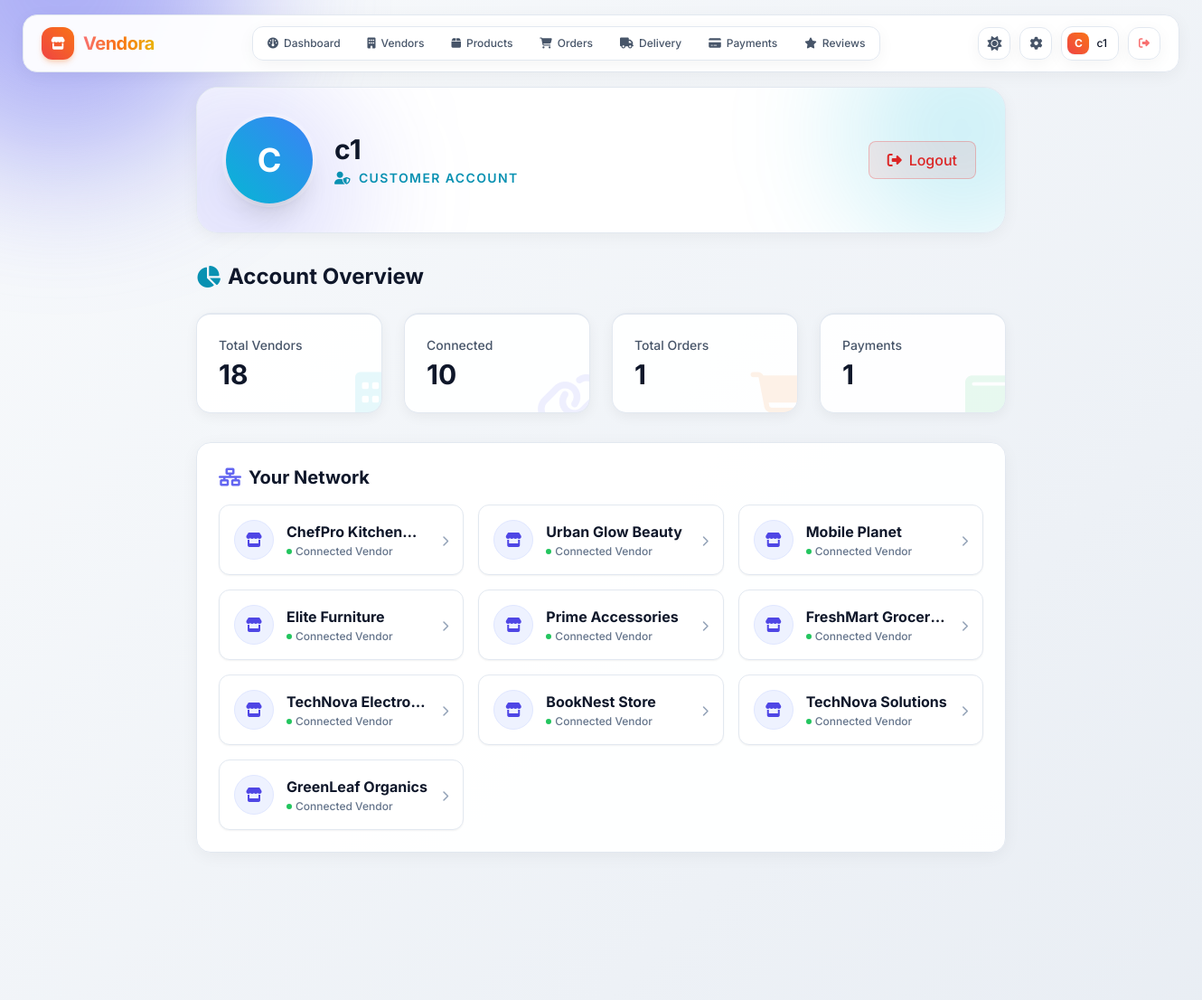
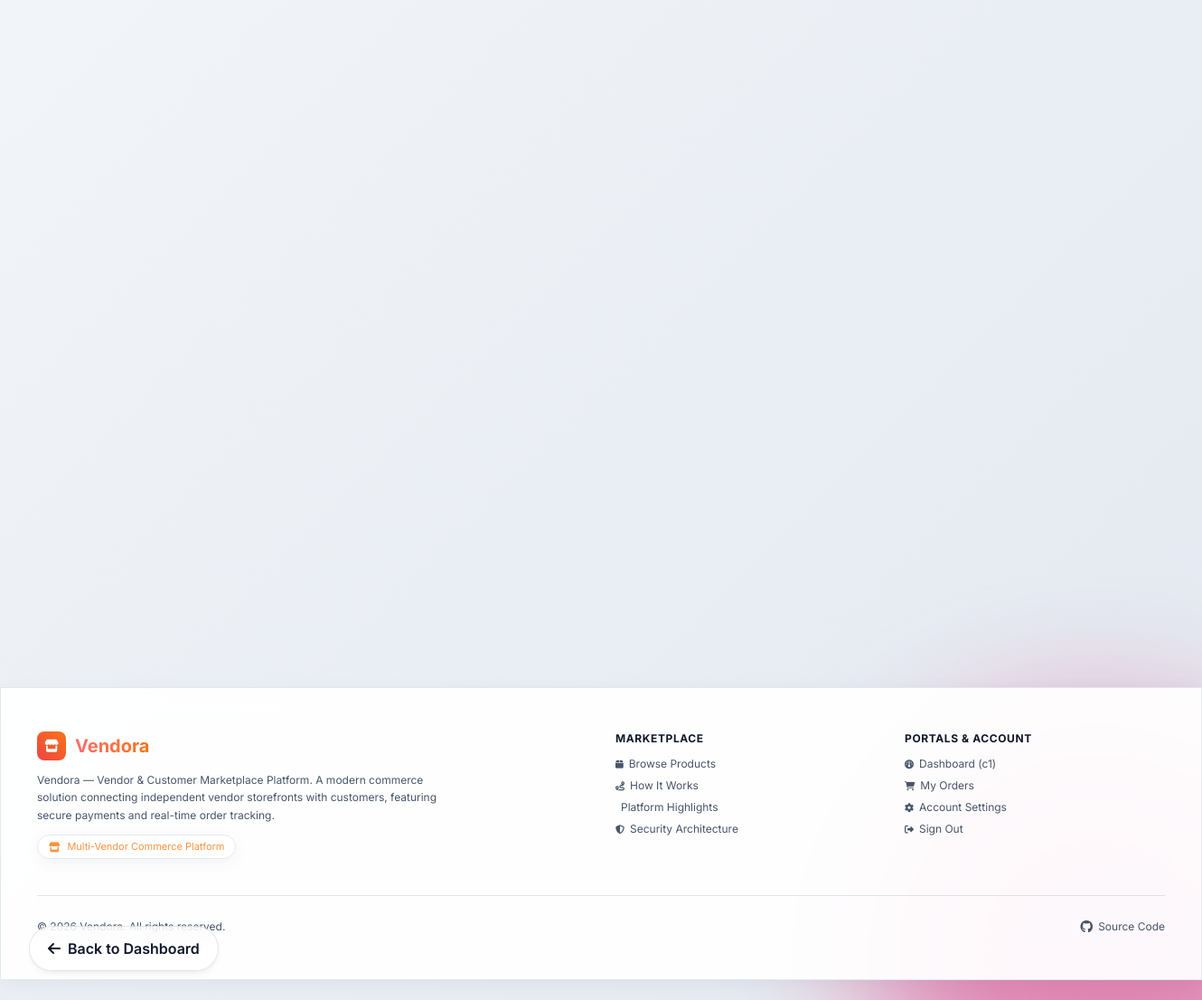
Screenshot of /profile (signed in) with the database file from the repository (2 pictures, top to bottom).
### tables this page shows
CREATE TABLE connections(
    id INTEGER PRIMARY KEY AUTOINCREMENT,
    customer TEXT,
    vendor TEXT
);

### app.py (the view)
@app.route('/profile')
@login_required
def profile():
    conn = get_db()
    role = session['role']
    if role == "vendor":
        total_customers = conn.execute(
            "SELECT COUNT(*) FROM connections WHERE vendor=?",
            (session['user'],)
        ).fetchone()[0]
        connected_customers = conn.execute(
            "SELECT customer FROM connections WHERE vendor=? ORDER BY id DESC",
            (session['user'],)
        ).fetchall()
        total_orders = conn.execute(
            "SELECT COUNT(*) FROM orders WHERE vendor=?",
            (session['user'],)
        ).fetchone()[0]
        total_reviews = conn.execute(
            "SELECT COUNT(*) FROM reviews WHERE vendor=?",
            (session['user'],)
        ).fetchone()[0]
        return render_template(
            'vendor_profile.html',
            total_customers=total_customers,
            total_orders=total_orders,
            connected_customers=connected_customers,
            total_reviews=total_reviews
        )
    else:
        total_vendors = conn.execute(
            "SELECT COUNT(*) FROM users WHERE role='vendor'"
        ).fetchone()[0]
        connected_vendors = conn.execute(
            "SELECT vendor FROM connections WHERE customer=? ORDER BY id DESC",
            (session['user'],)
        ).fetchall()
        total_orders = conn.execute(
            "SELECT COUNT(*) FROM orders WHERE customer=?",
            (session['user'],)
        ).fetchone()[0]
        total_payments = conn.execute(
            "SELECT COUNT(*) FROM payments WHERE customer=?",
            (session['user'],)
        ).fetchone()[0]
        return render_template(
            'customer_profile.html',
            total_vendors=total_vendors,
            total_orders=total_orders,
            connected_vendors=connected_vendors,
            total_payments=total_payments
        )

### app.py (called while the page is built)
def get_db():
    conn = sqlite3.connect(DB_PATH)
    conn.row_factory = sqlite3.Row
    return conn

def login_required(f):
    @wraps(f)
    def decorated_function(*args, **kwargs):
        if 'user' not in session:
            return redirect('/login')
        return f(*args, **kwargs)
    return decorated_function

### templates/customer_profile.html (shortened to what this page needs)
{% extends "base.html" %}
{% block content %}
<div class="fade-in max-w-4xl mx-auto">
    <div class="glass-panel rounded-3xl p-8 mb-8 relative overflow-hidden">
        <div class="absolute -right-20 -top-20 w-64 h-64 bg-cyan-500/20 rounded-full blur-3xl z-0"></div>
        <div class="absolute -left-20 -bottom-20 w-64 h-64 bg-indigo-500/20 rounded-full blur-3xl z-0"></div>
        <div class="relative z-10 flex flex-col sm:flex-row items-center gap-6">
            <div class="w-24 h-24 rounded-full bg-gradient-to-tr from-cyan-500 to-blue-500 flex items-center justify-center text-4xl font-bold text-white shadow-xl ring-4 ring-white/20">
                {{ session['user'][0]|upper }}
            </div>
            <div class="text-center sm:text-left">
                <h1 class="text-3xl font-bold text-slate-900 dark:text-white mb-1">{{ session['user'] }}</h1>
                <div class="text-cyan-600 dark:text-cyan-400 font-semibold uppercase tracking-widest text-sm flex items-center justify-center sm:justify-start gap-2">
                    <i class="fa-solid fa-user-shield"></i> Customer Account
                </div>
            </div>
            <div class="sm:ml-auto">
                <a href="/logout" class="bg-red-500/10 hover:bg-red-500/20 text-red-600 dark:text-red-400 border border-red-500/30 px-5 py-2 rounded-lg font-medium transition-colors flex items-center gap-2">
                    <i class="fa-solid fa-right-from-bracket"></i> Logout
                </a>
            </div>
        </div>
    </div>
    <h2 class="text-2xl font-bold mb-6 flex items-center gap-2 text-slate-900 dark:text-white"><i class="fa-solid fa-chart-pie text-cyan-600 dark:text-cyan-400"></i> Account Overview</h2>
    <div class="grid grid-cols-1 sm:grid-cols-2 lg:grid-cols-4 gap-6 mb-8">
        <div class="glass-card p-6 border-t-2 border-t-cyan-500 relative overflow-hidden group">
            <div class="absolute -right-4 -bottom-4 text-6xl text-cyan-500/10 group-hover:scale-110 transition-transform"><i class="fa-solid fa-building"></i></div>
            <div class="text-sm text-slate-600 dark:text-slate-400 font-medium mb-1">Total Vendors</div>
            <div class="text-3xl font-bold text-slate-900 dark:text-white">{{ total_vendors }}</div>
        </div>
        <div class="glass-card p-6 border-t-2 border-t-indigo-500 relative overflow-hidden group">
            <div class="absolute -right-4 -bottom-4 text-6xl text-indigo-500/10 group-hover:scale-110 transition-transform"><i class="fa-solid fa-link"></i></div>
            <div class="text-sm text-slate-600 dark:text-slate-400 font-medium mb-1">Connected</div>
            <div class="text-3xl font-bold text-slate-900 dark:text-white">{{ connected_vendors|length }}</div>
        </div>
        <div class="glass-card p-6 border-t-2 border-t-orange-500 relative overflow-hidden group">
            <div class="absolute -right-4 -bottom-4 text-6xl text-orange-500/10 group-hover:scale-110 transition-transform"><i class="fa-solid fa-cart-shopping"></i></div>
            <div class="text-sm text-slate-600 dark:text-slate-400 font-medium mb-1">Total Orders</div>
            <div class="text-3xl font-bold text-slate-900 dark:text-white">{{ total_orders }}</div>
        </div>
        <div class="glass-card p-6 border-t-2 border-t-green-500 relative overflow-hidden group">
            <div class="absolute -right-4 -bottom-4 text-6xl text-green-500/10 group-hover:scale-110 transition-transform"><i class="fa-solid fa-wallet"></i></div>
            <div class="text-sm text-slate-600 dark:text-slate-400 font-medium mb-1">Payments</div>
            <div class="text-3xl font-bold text-slate-900 dark:text-white">{{ total_payments }}</div>
        </div>
    </div>
    <div class="glass-panel rounded-2xl p-6">
        <h3 class="text-xl font-bold mb-4 flex items-center gap-2 text-main"><i class="fa-solid fa-network-wired text-indigo-500"></i> Your Network</h3>
        {% if connected_vendors %}
        <div class="grid grid-cols-1 sm:grid-cols-2 md:grid-cols-3 gap-4">
            {% for v in connected_vendors %}
            <a href="/vendor_products/{{ v['vendor'] }}" class="flex items-center gap-3.5 p-4 rounded-xl border border-slate-200 dark:border-white/10 bg-white dark:bg-white/5 hover:border-indigo-500 dark:hover:border-indigo-400 shadow-sm hover:shadow-md transition-all group">
                <div class="w-11 h-11 rounded-full bg-indigo-50 dark:bg-indigo-500/20 text-indigo-600 dark:text-indigo-400 flex items-center justify-center font-bold text-base shrink-0 border border-indigo-100 dark:border-indigo-500/30">
                    <i class="fa-solid fa-store"></i>
                </div>
                <div class="flex-1 min-w-0">
                    <div class="font-bold text-base text-slate-900 dark:text-white group-hover:text-indigo-600 dark:group-hover:text-indigo-400 transition-colors truncate">
                        {{ v['vendor'] }}
                    </div>
                    <div class="text-xs font-medium text-slate-500 dark:text-slate-400 flex items-center gap-1 mt-0.5">
                        <span class="w-1.5 h-1.5 rounded-full bg-green-500"></span> Connected Vendor
                    </div>
                </div>
                <div class="text-slate-400 dark:text-slate-500 group-hover:text-indigo-600 dark:group-hover:text-indigo-400 group-hover:translate-x-1 transition-all">
                    <i class="fa-solid fa-chevron-right text-xs"></i>
                </div>
            </a>
            {% endfor %}
        </div>
        {% else %}
        <div class="text-center p-8 glass-card border border-glass">
            <p class="text-muted mb-4">You haven't connected with any vendors yet.</p>
            <a href="/vendors" class="btn-glow px-5 py-2.5 rounded-lg inline-block text-sm font-medium">Find Vendors</a>
        </div>
        {% endif %}
    </div>
</div>
{% endblock %}

### static/css/style.css (style rules this page uses)
:root { --bg-gradient-1: #0f172a; --bg-gradient-2: #1e1b4b; --accent-glow: rgba(239, 68, 68, 0.4); --accent-btn: linear-gradient(135deg, #ef4444, #f97316); --accent-btn-hover: linear-gradient(135deg, #dc2626, #ea580c); --glass-bg: rgba(255, 255, 255, 0.05); --glass-border: rgba(255, 255, 255, 0.1); --glass-border-hover: rgba(255, 255, 255, 0.2); --text-primary: #f8fafc; --text-secondary: #94a3b8; --input-bg: rgba(255, 255, 255, 0.03); --input-focus: rgba(255, 255, 255, 0.08); --panel-shadow: 0 8px 32px 0 rgba(0, 0, 0, 0.3); --card-shadow: 0 4px 6px -1px rgba(0, 0, 0, 0.1), 0 2px 4px -1px rgba(0, 0, 0, 0.06); --card-shadow-hover: 0 10px 15px -3px rgba(0, 0, 0, 0.2), 0 0 20px var(--accent-glow); --status-pending-bg: rgba(249, 115, 22, 0.2); --status-pending-text: #fdba74; --status-pending-border: rgba(249, 115, 22, 0.3); --status-accepted-bg: rgba(59, 130, 246, 0.2); --status-accepted-text: #93c5fd; --status-accepted-border: rgba(59, 130, 246, 0.3); --status-processing-bg: rgba(168, 85, 247, 0.2); --status-processing-text: #d8b4fe; --status-processing-border: rgba(168, 85, 247, 0.3); --status-shipped-bg: rgba(99, 102, 241, 0.2); --status-shipped-text: #a5b4fc; --status-shipped-border: rgba(99, 102, 241, 0.3); --status-out-bg: rgba(6, 182, 212, 0.2); --status-out-text: #67e8f9; --status-out-border: rgba(6, 182, 212, 0.3); --status-delivered-bg: rgba(34, 197, 94, 0.2); --status-delivered-text: #86efac; --status-delivered-border: rgba(34, 197, 94, 0.3); --status-cancel-bg: rgba(239, 68, 68, 0.2); --status-cancel-text: #fca5a5; --status-cancel-border: rgba(239, 68, 68, 0.3); }
[data-theme="light"] { --bg-gradient-1: #f8fafc; --bg-gradient-2: #e2e8f0; --accent-glow: rgba(239, 68, 68, 0.2); --glass-bg: rgba(255, 255, 255, 0.7); --glass-border: rgba(0, 0, 0, 0.1); --glass-border-hover: rgba(0, 0, 0, 0.2); --text-primary: #0f172a; --text-secondary: #475569; --input-bg: rgba(255, 255, 255, 0.9); --input-focus: #ffffff; --panel-shadow: 0 8px 32px 0 rgba(0, 0, 0, 0.05); --card-shadow: 0 4px 6px -1px rgba(0, 0, 0, 0.05), 0 2px 4px -1px rgba(0, 0, 0, 0.03); --card-shadow-hover: 0 10px 15px -3px rgba(0, 0, 0, 0.1), 0 0 20px var(--accent-glow); --status-pending-bg: #fff7ed; --status-pending-text: #c2410c; --status-accepted-bg: #eff6ff; --status-accepted-text: #1d4ed8; --status-processing-bg: #faf5ff; --status-processing-text: #7e22ce; --status-shipped-bg: #eef2ff; --status-shipped-text: #4338ca; --status-out-bg: #ecfeff; --status-out-text: #0e7490; --status-delivered-bg: #f0fdf4; --status-delivered-text: #15803d; --status-cancel-bg: #fef2f2; --status-cancel-text: #b91c1c; }
html { scroll-behavior: smooth; }
body { background: linear-gradient(135deg, var(--bg-gradient-1), var(--bg-gradient-2)); background-attachment: fixed; color: var(--text-primary); font-family: 'Inter', sans-serif; min-height: 100vh; overflow-x: hidden; transition: background 0.3s ease, color 0.3s ease; }
.glass-panel { background: var(--glass-bg); backdrop-filter: blur(16px); -webkit-backdrop-filter: blur(16px); border: 1px solid var(--glass-border); box-shadow: var(--panel-shadow); transition: all 0.3s ease; }
.glass-card { background: var(--glass-bg); backdrop-filter: blur(12px); -webkit-backdrop-filter: blur(12px); border: 1px solid var(--glass-border); border-radius: 1rem; box-shadow: var(--card-shadow); transition: all 0.3s ease; }
.fade-in { animation: fadeIn 0.8s ease-out forwards; opacity: 0; }
.text-main { color: var(--text-primary); }
[data-theme="light"] { --text-primary: #0f172a; --text-secondary: #475569; }
[data-theme="light"] .text-main { color: #0f172a !important; }
[data-theme="light"] .glass-panel { background: rgba(255, 255, 255, 0.94) !important; border-color: #e2e8f0 !important; box-shadow: 0 4px 20px -2px rgba(0, 0, 0, 0.06) !important; }
[data-theme="light"] .glass-card { background: rgba(255, 255, 255, 0.92) !important; border-color: #e2e8f0 !important; box-shadow: 0 4px 14px rgba(0, 0, 0, 0.05) !important; }
body { transition: background-color 0.3s ease, color 0.3s ease; }
* { transition: background-color 0.2s ease, color 0.2s ease, border-color 0.2s ease; }
.glass-card { transition: all 0.3s cubic-bezier(0.25, 0.46, 0.45, 0.94); }

### rows the page displays
connections: vendor "ChefPro Kitchenw…"
connections: vendor "Urban Glow Beauty"
connections: vendor "Mobile Planet"
connections: vendor "Elite Furniture"
connections: vendor "Prime Accessories"
connections: vendor "FreshMart Grocer…"
connections: vendor "TechNova Electro…"
connections: vendor "BookNest Store"
connections: vendor "TechNova Solutions"
connections: vendor "GreenLeaf Organics"

### other values shown
{{ session['user'][0]|upper }} "C"
{{ session['user'] }} "c1"
{{ total_vendors }} "18"
{{ connected_vendors|length }} "10"
{{ total_orders }} "1"
{{ total_payments }} "1"
